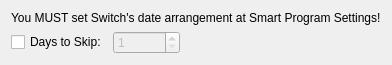
                <widget class="QWidget" name="scrollAreaWidgetContents_6">
                 <property name="geometry">
                  <rect>
                   <x>0</x>
                   <y>0</y>
                   <width>318</width>
                   <height>56</height>
                  </rect>
                 </property>
                 <layout class="QVBoxLayout" name="verticalLayout_19">
                  <item>
                   <widget class="QLabel" name="label_37">
                    <property name="text">
                     <string>You MUST set Switch's date arrangement at Smart Program Settings!</string>
                    </property>
                   </widget>
                  </item>
                  <item>
                   <layout class="QHBoxLayout" name="horizontalLayout_22">
                    <item>
                     <widget class="QCheckBox" name="SP6_CB_Skips">
                      <property name="text">
                       <string>Days to Skip:</string>
                      </property>
                     </widget>
                    </item>
                    <item>
                     <widget class="QSpinBox" name="SP6_SB_Skips">
                      <property name="enabled">
                       <bool>false</bool>
                      </property>
                      <property name="minimum">
                       <number>1</number>
                      </property>
                      <property name="maximum">
                       <number>2147483647</number>
                      </property>
                      <property name="value">
                       <number>1</number>
                      </property>
                     </widget>
                    </item>
                    <item>
                     <spacer name="horizontalSpacer_6">
                      <property name="orientation">
                       <enum>Qt::Horizontal</enum>
                      </property>
                      <property name="sizeHint" stdset="0">
                       <size>
                        <width>40</width>
                        <height>20</height>
                       </size>
                      </property>
                     </spacer>
                    </item>
                   </layout>
                  </item>
                  <item>
                   <spacer name="verticalSpacer_5">
                    <property name="orientation">
                     <enum>Qt::Vertical</enum>
                    </property>
                    <property name="sizeHint" stdset="0">
                     <size>
                      <width>20</width>
                      <height>260</height>
                     </size>
                    </property>
                   </spacer>
                  </item>
                 </layout>
                </widget>
